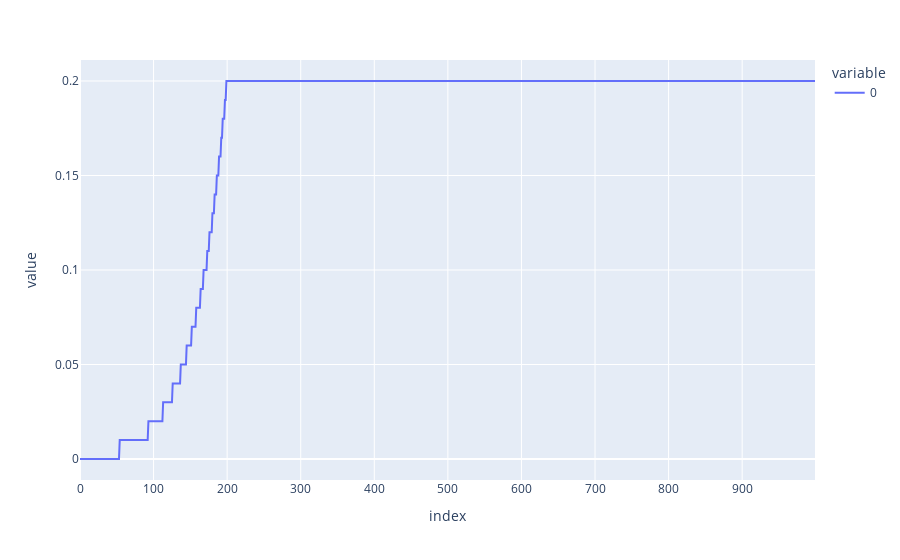

Notebook code cell kept with this figure:
### Markdown cell above
Plot of probability of jamming given amount of coins in the machine

### Code cell
pex.line(prob_arr) #plot probability of jamming at a given number of coins

### Figure 1 — Plotly figure (JSON) as saved in the notebook; plotly's stock layout.template omitted (floating-point values rounded to 4 significant figures; data arrays with more than 128 entries replaced by an {"elided": "..."} marker saying what was removed)
{"data": [{"hovertemplate": "variable=0<br>index=%{x}<br>value=%{y}<extra></extra>", "legendgroup": "0", "line": {"color": "#636efa", "dash": "solid"}, "marker": {"symbol": "circle"}, "mode": "lines", "name": "0", "orientation": "v", "showlegend": true, "type": "scatter", "x": {"elided": "1000 int values"}, "xaxis": "x", "y": {"elided": "1000 float values"}, "yaxis": "y"}], "layout": {"legend": {"title": {"text": "variable"}, "tracegroupgap": 0}, "margin": {"t": 60}, "xaxis": {"anchor": "y", "domain": [0, 1], "title": {"text": "index"}}, "yaxis": {"anchor": "x", "domain": [0, 1], "title": {"text": "value"}}}}
